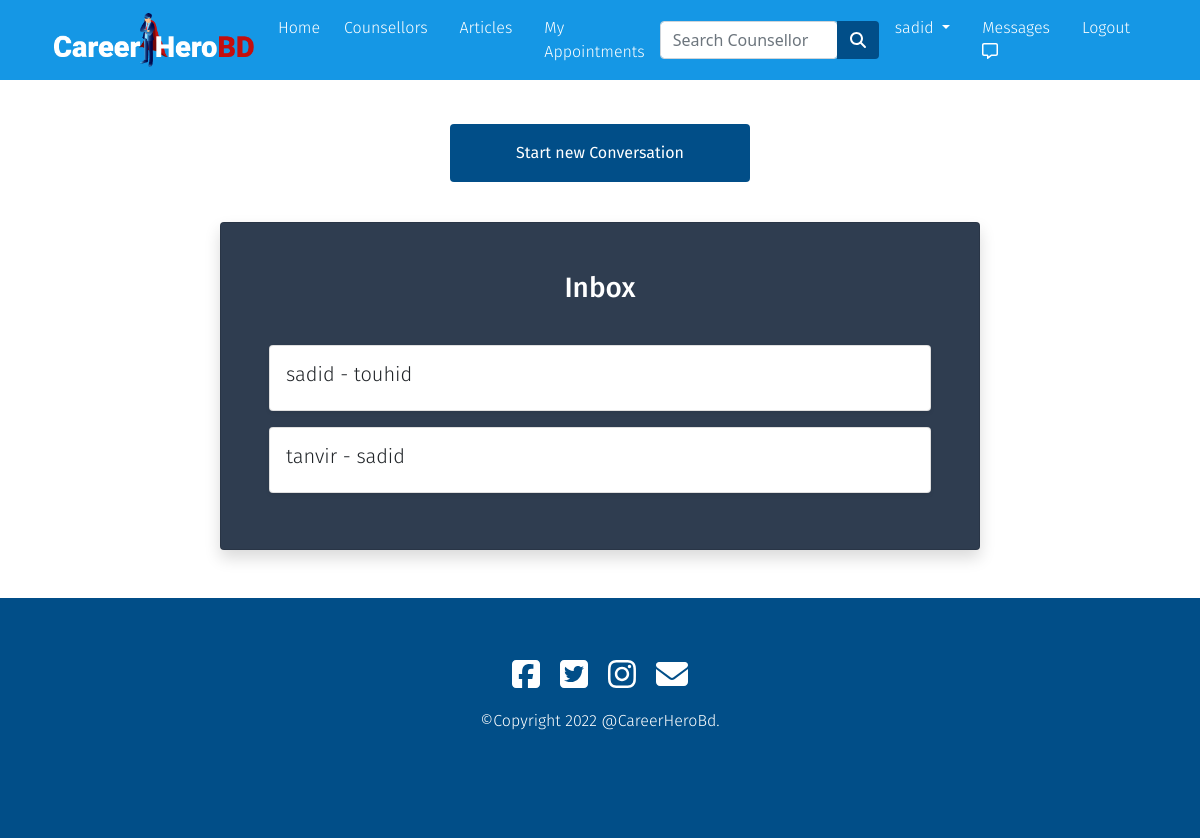
The page /inbox/ (signed in) on the database its author committed.
### app/models.py (models this page shows)
class User(AbstractUser):
  is_counselor= models.BooleanField(default=False)
  is_student = models.BooleanField(default=False)

class ThreadModel(models.Model):
  user = models.ForeignKey(User,on_delete=models.CASCADE,related_name='+')
  receiver = models.ForeignKey(User,on_delete=models.CASCADE,related_name='+')

### app/views.py (the view)
# urls.py: path('inbox/', ListThreads.as_view(), name='inbox'),
class ListThreads(View):
    def get(self, request, *args, **kwargs):
        threads = ThreadModel.objects.filter(
            Q(user=request.user) | Q(receiver=request.user))
        context = {
            'threads': threads
        }
        return render(request, 'app/inbox.html', context)

### app/templates/app/inbox.html (shortened to what this page needs)
{% extends 'app/base.html' %}
{% load static %}
{% load crispy_forms_tags %}
{% block main-content %}
<div class="container my-5" style="padding-top: 60px;">
  <div class="row">
    <div class="col-md-2"></div>
    <div class="col-md-8 d-flex align-items-center justify-content-center">
      <div>
        <a href="{% url 'create-thread' %}"> <button style="width: 300px;" id="button" class="btn p-3 m-3" type="submit">Start new
            Conversation</button></a>
      </div>
    </div>
    <div class="col-md-2"></div>
  </div>
  <br>
  <div class="row">
    <div class="col-md-2"></div>
    <div class="card shadow col-md-8 p-5" style="background-color:#2F3D50;">
      {% if threads %}
      <center>
        <h3 style="color: white;">Inbox</h3> <br>
      </center>
      {% else %}
      <center>
        <h3 style="color: white;">Inbox Empty</h3>
      </center>
      {% endif %}
      {% for thread in threads.all %}
      <div class="card p-3 shadow-sm my-2">
        <h5>{{ thread.user }} - {{ thread.receiver }}</h5>
      </div>
      {% endfor %}
    </div>
    <div class="col-md-2"></div>
  </div>
</div>
{% endblock main-content %}

### app/templates/app/base.html (shortened to what this page needs)
<!DOCTYPE html>
{% load static %}
<html lang="en">
<head>
  <link rel="stylesheet" href="{% static 'app/css/style.css' %}">
  <link href="https://cdn.jsdelivr.net/npm/bootstrap@5.0.0-beta1/dist/css/bootstrap.min.css" rel="stylesheet"
>
  <link rel="stylesheet" href="https://stackpath.bootstrapcdn.com/font-awesome/4.7.0/css/font-awesome.min.css">
  <link rel="stylesheet" href="{% static 'app/css/owl.carousel.min.css' %}">
  <link rel="stylesheet" href="{% static 'app/css/all.min.css' %}">
  <link rel="stylesheet" href="https://cdnjs.cloudflare.com/ajax/libs/animate.css/3.7.2/animate.css">
</head>
<body>
  <div class="row">
    <div class="col-sm-12 col-md-12 col-lg-12">
      <nav id="nav" class="navbar navbar-expand-lg navbar-dark  fixed-top" style="background-color: #1597E5;">
        <div class="container">
          <a class="navbar-brand" href="/"><img src="{% static 'app/images/nav/logo.png' %}" alt=""
              style="width: 200px;"></a>
          <button class="navbar-toggler" type="button" data-bs-toggle="collapse"
            data-bs-target="#navbarSupportedContent" aria-controls="navbarSupportedContent" aria-expanded="false"
            aria-label="Toggle navigation">
            <div class="collapse navbar-collapse" id="navbarSupportedContent">
              <ul class="navbar-nav me-auto mb-2 mb-lg-0">
                <li class="nav-item">
                  <a class="nav-link" aria-current="page" href="/">Home</a>
                </li>
                <li class="nav-item mx-2">
                  <a href="{% url 'counselor' %}" class="nav-link">Counsellors</a>
                </li>
                <li class="nav-item mx-2">
                  <a href="{% url 'article_list' %}" class="nav-link">Articles</a>
                </li>
                {% if request.user.is_authenticated %}
                <li class="nav-item mx-2">
                  <a href="{% url 'appointment' %}" class="nav-link">My Appointments</a>
                </li>
                {% endif %}
              </ul>
              <form class="d-flex input-group w-auto" method="POST" action="{% url 'search_list' %}">
                <input type="search" class="form-control rounded" name="q" placeholder="Search Counsellor"
                  aria-label="Search" aria-describedby="search-addon" />
                <button type="submit" class="btn" style="background-color: #014e88;"><i class="fas fa-search"
                    style="color: white;"></i></button>
              </form>
              <div>
                <ul class="navbar-nav me-auto mb-2 mb-lg-0">
                  {% if request.user.is_authenticated %}
                  <li class="nav-item dropdown mx-2">
                    <a class="nav-link dropdown-toggle" href="#" id="profileDropdown" role="button"
                      data-bs-toggle="dropdown" aria-expanded="false">
                      {{request.user.username}}
                    </a>
                  </li>
                  <li class="nav-item mx-2">
                    <a href="{% url 'inbox' %}" class="nav-link">Messages <i class="far fa-comment-alt "></i></a>
                  </li>
                  <li class="nav-item mx-2">
                    <a href="{% url 'logout' %}" class="nav-link">Logout</a>
                  </li>
                  {% endif %}
                </ul>
              </div>
            </div>
        </div>
      </nav>
    </div>
  </div>
  {% block main-content %}
  {% endblock main-content %}
  <section id="footer" class="section-padding">
    <footer>
      <a target="_blank" href="https://www.facebook.com/"><i class="icon1 fab fa-facebook-square fa-2x"></i></a>
      <a class="mx-3" target="_blank" href="https://twitter.com/"><i class="icon1 fab fa-twitter-square fa-2x"></i></a>
      <a class="me-3" target="_blank" href="https://www.instagram.com/"><i class="icon1 fab fa-instagram fa-2x"></i></a>
      <a target="_blank" href="mailto:someone@example.com"><i class="icon1 fas fa-envelope fa-2x"></i></a>
      <p class="mt-3 text-center">©Copyright 2022 @CareerHeroBd.</p>
    </footer>
  </section>
</body>
</html>

### app/templates/app/base.html (style rules this page uses)
* { margin: 0; padding: 0; }
body { scroll-behavior: smooth; }
.section-padding { padding-top: 50px; padding-bottom: 50px; }
h3 { font-family: 'Fira Sans', sans-serif; font-weight: 500; }
h4, h5, h6, p, a { font-family: 'Fira Sans', sans-serif; font-weight: 300; text-align: justify; }
.nav-link { color: white !important; transition: all .3s ease-in-out; }
#footer { text-align: center; background-color: #014e88; color: white; width: 100%; height: 30vh; padding: 60px 0px; }
#footer a { color: white; }
#footer .icon1 { color: white; transition: .6s ease; }

### app/templates/app/inbox.html (style rules this page uses)
a #button { background-color: #014E88; color: white; transition: .6s ease; }

### rows shown on the page
User: user.username "sadid"
ThreadModel: user "sadid", receiver "touhid"
ThreadModel: user "tanvir", receiver "sadid"
